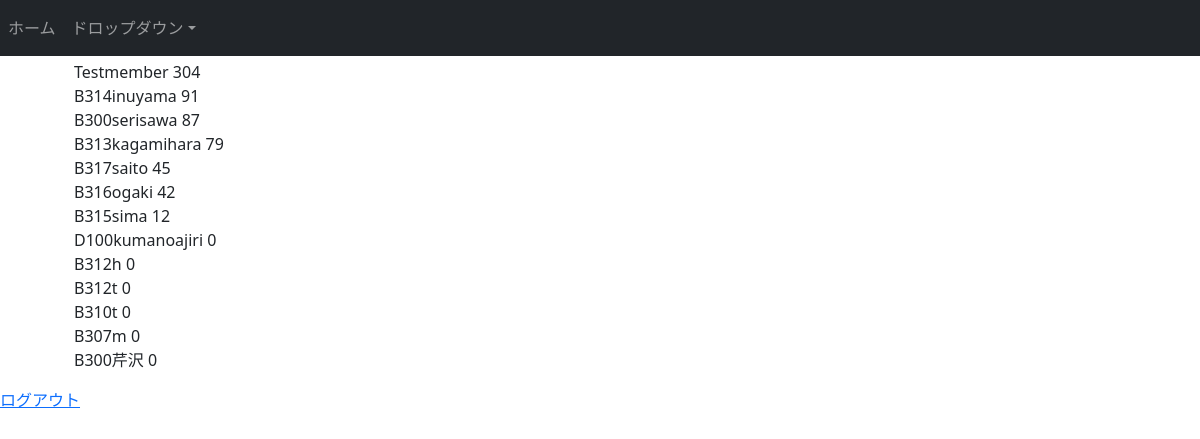
Page /kumano_shift_maker/mypage/memberlist/ (signed in) on the earlier database version.
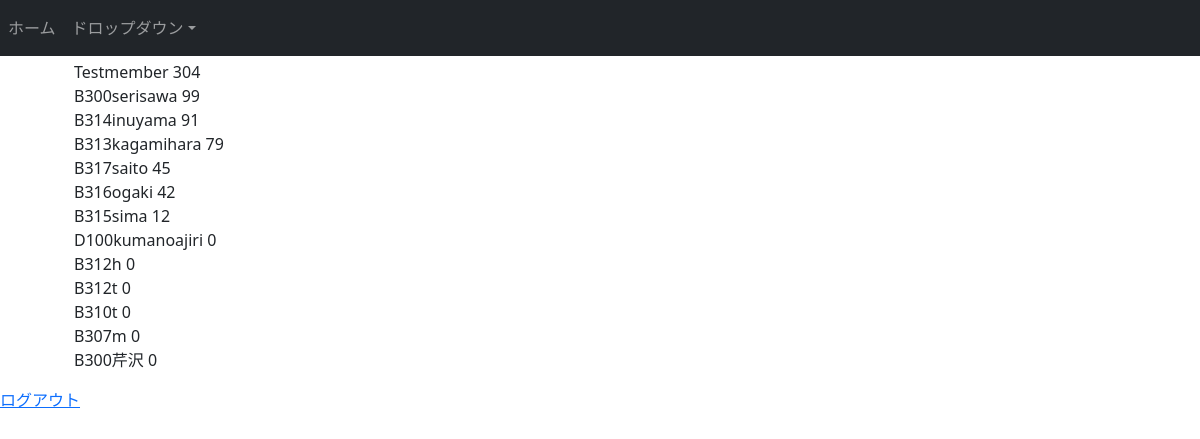
Same page on the later database version.
### shift_maker/models.py (models this page shows, shortened)
class User(AbstractBaseUser,PermissionsMixin):
    Block_name=models.CharField(max_length=3,choices=Block.choices,blank=True)
    room_number=models.IntegerField(default=100)
    account_name=models.CharField(max_length=40,verbose_name='アカウント名',unique=True)
    workload_sum=models.IntegerField(verbose_name='過去の仕事量',default=0)
    assigned_work=models.ManyToManyField(WorkContent,verbose_name='経験済みの仕事',blank=True)
    assigning_slot=models.ManyToManyField(Slot,blank=True,related_name='slot_users')
    password=models.CharField(max_length=128, verbose_name='password')
    is_active     = models.BooleanField(default=True)
    is_staff      = models.BooleanField(default=False)
    is_superuser  = models.BooleanField(default=False)
    objects=UserManager()
    USERNAME_FIELD='account_name'

### shift_maker/views.py (the view)
# urls.py: path('mypage/memberlist/',views.BlockMemberList.as_view(),name='memberlist'),
class BlockMemberList(ListView):
    model=User
    def get_queryset(self):
        return User.objects.filter(Block_name=self.request.user.Block_name).order_by('-workload_sum').all()

### shift_maker/templates/shift_maker/user_list.html
{% extends 'shift_maker/base.html' %}
{% block body-contents %}
<ul>
    {% for user in object_list%}
    <li>{{user.account_name}} {{user.workload_sum}}</li>
    {% endfor %}
</ul>
{% endblock %}

Differences in the rows shown:
changed User "B300serisawa": workload_sum "87" → "99"; moves up the list
